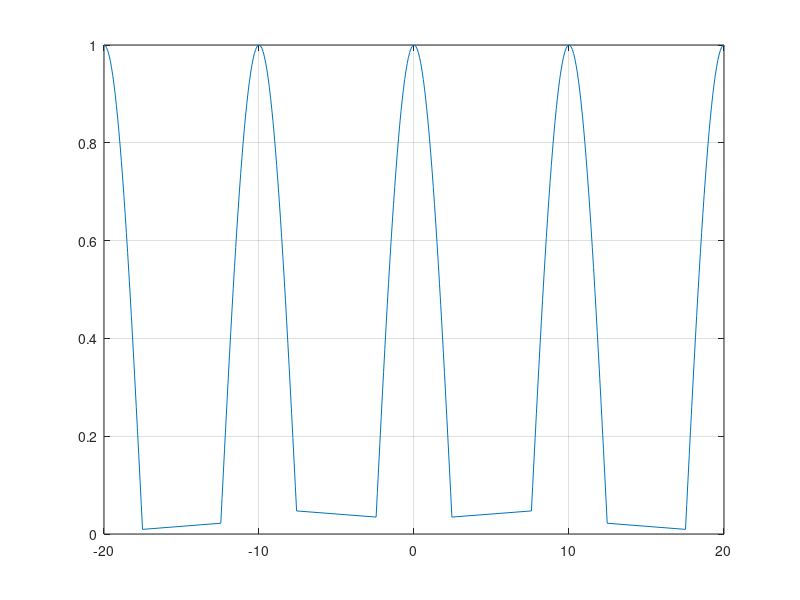

The MATLAB source for this figure:
clc
clear all
close all

f=50;
t=linspace(-20,20, 500);

sig= cos(2*pi*f*t);
rect_sig = sig > 0;  % Half-Wave Rectification

figure
plot(t(rect_sig), sig(rect_sig));
grid on